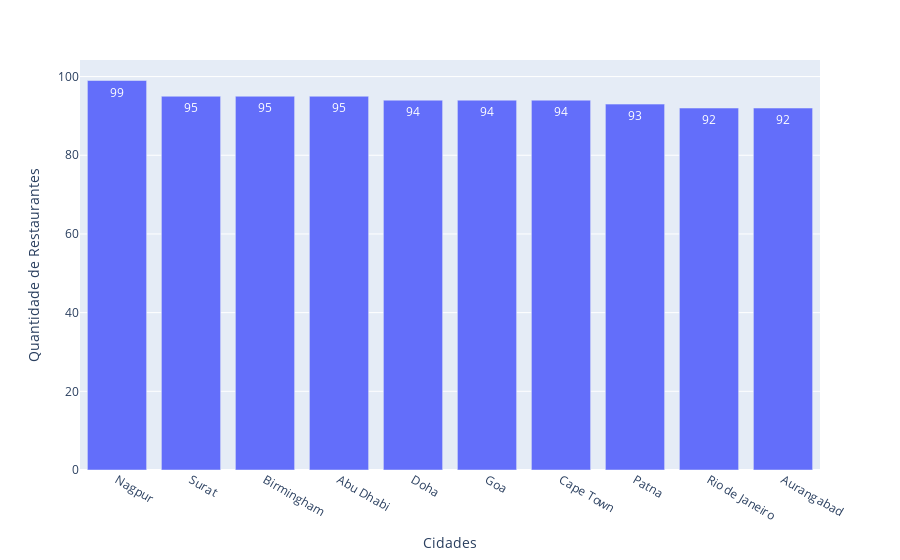

The notebook cell saved with this chart:
### Markdown cell above
## Top 10 Cidades com Mais restaurantes na base de dados

### Code cell
cols = ['City','Restaurant Name']

df_aux = df.loc[:,cols].groupby('City').count().sort_values('Restaurant Name',ascending=False).reset_index().head(10)

px.bar(df_aux, x='City', y='Restaurant Name',text_auto = True,
             labels = {'Restaurant Name':'Quantidade de Restaurantes','City':'Cidades'})

### Figure 1 — Plotly figure (JSON) as saved in the notebook; plotly's stock layout.template omitted (floating-point values rounded to 4 significant figures)
{"data": [{"alignmentgroup": "True", "hovertemplate": "Cidades=%{x}<br>Quantidade de Restaurantes=%{y}<extra></extra>", "legendgroup": "", "marker": {"color": "#636efa", "pattern": {"shape": ""}}, "name": "", "offsetgroup": "", "orientation": "v", "showlegend": false, "textposition": "auto", "texttemplate": "%{y}", "type": "bar", "x": ["Nagpur", "Surat", "Birmingham", "Abu Dhabi", "Doha", "Goa", "Cape Town", "Patna", "Rio de Janeiro", "Aurangabad"], "xaxis": "x", "y": [99, 95, 95, 95, 94, 94, 94, 93, 92, 92], "yaxis": "y"}], "layout": {"autosize": true, "barmode": "relative", "legend": {"tracegroupgap": 0}, "margin": {"t": 60}, "xaxis": {"anchor": "y", "autorange": true, "domain": [0, 1], "range": [-0.5, 9.5], "title": {"text": "Cidades"}, "type": "category"}, "yaxis": {"anchor": "x", "autorange": true, "domain": [0, 1], "range": [0, 104.2], "title": {"text": "Quantidade de Restaurantes"}, "type": "linear"}}}
